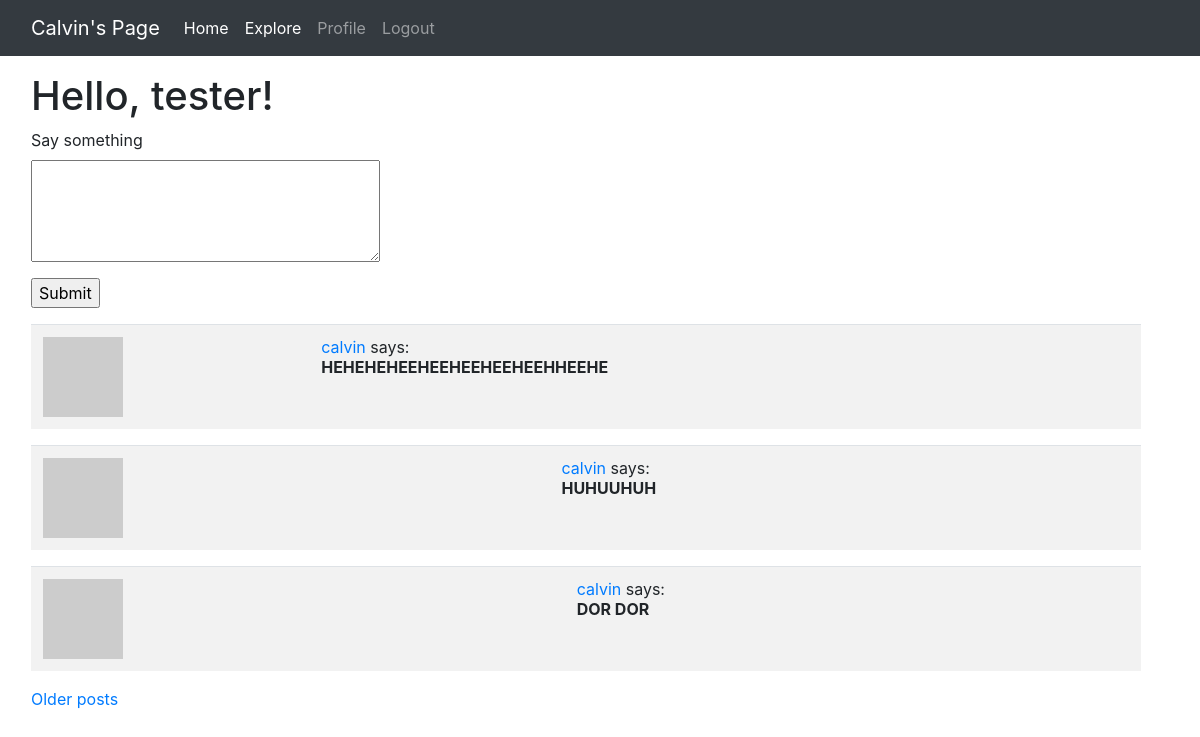
The page /index (signed in) on the database its author committed.
### app/models.py (models this page shows, shortened)
class User(db.Model,  UserMixin):
    id = db.Column(db.Integer, primary_key=True)
    username = db.Column(db.String(64), index=True, unique=True)
    email = db.Column(db.String(120), index=True, unique=True)
    password_hash = db.Column(db.String(128))
    posts = db.relationship('Post', backref='author', lazy='dynamic')
    about_me = db.Column(db.String(140))
    last_seen = db.Column(db.DateTime, default=datetime.utcnow)
    followed = db.relationship('User', secondary=followers, primaryjoin=(followers.c.follower_id == id), secondaryjoin=(followers.c.followed_id == id), backref=db.backref('followers', lazy='dynamic'), lazy='dynamic')
    def avatar(self, size):
        digest = md5(self.email.lower().encode('utf-8')).hexdigest()
        return f"https://www.gravatar.com/avatar/{digest}?d=identicon&s={size}"
    def followed_posts(self):
        followed = Post.query.join(followers, (followers.c.followed_id == Post.user_id)).filter((followers.c.follower_id == self.id))
        own = Post.query.filter_by(user_id = self.id)
        return followed.union(own).order_by(Post.timestamp.desc())

class Post(db.Model):
    id = db.Column(db.Integer, primary_key=True)
    body = db.Column(db.String(140))
    timestamp = db.Column(db.DateTime, index=True, default=datetime.utcnow)
    user_id = db.Column(db.Integer, db.ForeignKey('user.id'))

### app/routes.py (the view)
@app.route('/', methods=['GET', 'POST'])
@app.route('/index', methods=['GET', 'POST'])
@login_required
def index():
    form = PostForm()
    if form.validate_on_submit():
        post = Post(body=form.post.data, author=current_user)
        db.session.add(post)
        db.session.commit()
        flash('Your post is now live!')
        return redirect(url_for('index'))
    page = request.args.get('page', 1, type=int)
    posts = current_user.followed_posts().paginate(page, app.config['POSTS_PER_PAGE'], False)
    next_url = url_for('index', page=posts.next_num) if posts.has_next else None
    prev_url = url_for('index', page=posts.prev_num) if posts.has_prev else None
    return render_template('index.html', title='Home', posts=posts.items, form=form, next_url=next_url, prev_url=prev_url)

### app/forms.py
class PostForm(FlaskForm):
    post = TextAreaField('Say something', validators=[
        DataRequired(), Length(min=1, max=140)])
    submit = SubmitField('Submit')

### app/models.py (called while the page is built)
@login.user_loader
def load_user(id):
    return User.query.get(int(id))

### app/routes.py (called while the page is built)
@app.before_request
def before_request():
    if current_user.is_authenticated:
        current_user.last_seen = datetime.utcnow()
        db.session.commit()

### app/templates/index.html (shortened to what this page needs)
{% extends "base.html" %}
{% block content %}
        <div class="container mt-3 mb-3 ml-3">
                <h1>Hello, {{ current_user.username }}!</h1>
                {% if form %}
                <form action="" method="POST">
                        <p>
                                {{ form.post.label }}
                                <br>
                                {{ form.post(cols=32, rows=4) }}
                                <br>
                        </p>
                        <p>{{ form.submit() }}</p>
                </form>
                {% endif %}
                {% for post in posts %}
                        {% include '_post.html' %}
                {% endfor %}
                {% if next_url %}
                <a href="{{ next_url }}">Older posts</a>
                {% endif %}
        </div>
{% endblock %}

### app/templates/_post.html
<table class='table table-striped'>
    <tr valign="top">
        <td><img src="{{ post.author.avatar(32) }}" alt=""></td>
        <td>
            <a href="{{ url_for('user', username = post.author.username) }}">{{ post.author.username }}</a>
             says: <br><b>{{ post.body }}</b>
        </td>
    </tr>
</table>

### rows shown on the page
User: username "tester"
Post: author.username "calvin", body "HEHEHEHEEHEEHEEHEEHEEHHEEHE"
Post: author.username "calvin", body "HUHUUHUH"
Post: author.username "calvin", body "DOR DOR"
